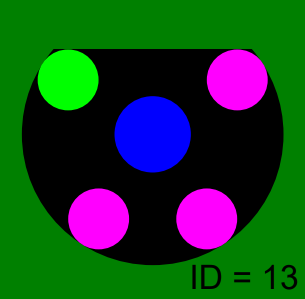
#> input picture img_5.png, 305 x 299 px
$ python find_pattern.py
#> lines starting #> are read from the running program, lines starting #| are printed output that depends on the picture; after the words box and inside, x2 and y2 are one past the last pixel; in counts of white or black regions, pixels touching at a corner belong together; long printed decimals are rounded
import cv2
import numpy as np
import math
from matplotlib import pyplot as plt
import imutils
from enum import Enum

SIZE = 0.000018
filename = "img_5.png"

# Predefined list of IDs based on circle color patterns
list_ids = {
    "P,P,G,P,B": 0,
    "G,P,G,P,B": 1,
    "G,G,G,P,B": 2,
    "P,G,G,P,B": 3,
    "P,P,P,G,B": 4,
    "G,P,P,G,B": 5,
    "G,G,P,G,B": 6,
    "P,G,P,G,B": 7,
    "G,G,G,G,B": 8,
    "P,P,P,P,B": 9,
    "P,P,G,G,B": 10,
    "G,G,P,P,B": 11,
    "G,P,G,G,B": 12,
    "G,P,P,P,B": 13,
    "P,G,G,G,B": 14,
    "P,G,P,P,B": 15,
}


class Position(Enum):
    FIRST = 0
    SECOND = 1
    THIRD = 2
    FOURTH = 3
    CENTER = 4


class Circle:
    def __init__(self, radius, color_name, center):
        self.radius = radius
        self.color = color_name
        self.x = center[0]
        self.y = center[1]


class Robot:
    def __init__(self, ID, center, angle):
        self.ID = ID
        self.center = center
        self.angle = angle


def get_color_name(h, s, v):
    pink_lower = np.array([140, 50, 50])
    pink_upper = np.array([170, 255, 255])
    green_lower = np.array([35, 50, 50])
    green_upper = np.array([85, 255, 255])
    blue_lower = np.array([100, 50, 50])
    blue_upper = np.array([130, 255, 255])

    if pink_lower[0] <= h <= pink_upper[0] and pink_lower[1] <= s <= pink_upper[1] and pink_lower[2] <= v <= pink_upper[
        2]:
        return "P"
    elif green_lower[0] <= h <= green_upper[0] and green_lower[1] <= s <= green_upper[1] and green_lower[2] <= v <= \
            green_upper[2]:
        return "G"
    elif blue_lower[0] <= h <= blue_upper[0] and blue_lower[1] <= s <= blue_upper[1] and blue_lower[2] <= v <= \
            blue_upper[2]:
        return "B"
    else:
        return "Unknown"


def find_id(circles):
    detected_colors = ["Unknown"] * 5  # Initialize list for the five positions

    average_center_x = np.mean([circle.x for circle in circles])
    average_center_y = np.mean([circle.y for circle in circles])
    CENTER_POSITION = (0, 0)

    for circle in circles:
        if circle.y < average_center_y:
            if circle.x < average_center_x:
                detected_colors[Position.FIRST.value] = circle.color
            else:
                detected_colors[Position.SECOND.value] = circle.color
        else:
            if circle.x < average_center_x:
                detected_colors[Position.THIRD.value] = circle.color
            else:
                detected_colors[Position.FOURTH.value] = circle.color

        if abs(circle.x - average_center_x) < circle.radius and abs(circle.y - average_center_y) < circle.radius:
            detected_colors[Position.CENTER.value] = circle.color
            CENTER_POSITION = (circle.x, circle.y)

    pattern = ",".join(detected_colors)
    pattern_id = list_ids.get(pattern, "Unknown")
    return pattern_id, pattern, CENTER_POSITION


img = cv2.imread(filename)
#> img is the input picture: shape (299, 305, 3); mean B, G, R 37.1, 68.6, 24.4
img_rgb = cv2.cvtColor(img, cv2.COLOR_BGR2RGB)
hsv = cv2.cvtColor(img, cv2.COLOR_BGR2HSV)
#> hsv: shape (299, 305, 3); mean H, S, V 51.8, 169, 105.7

plt.imshow(img_rgb)
plt.title("Original Image")
plt.show()

gray = cv2.cvtColor(img, cv2.COLOR_BGR2GRAY)
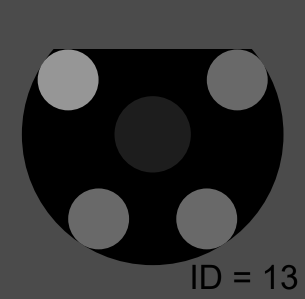
#> gray: shape (299, 305); min 0, max 150, mean 51.7
blurred = cv2.GaussianBlur(gray, (5, 5), 0)
thresh = cv2.adaptiveThreshold(blurred, 255, cv2.ADAPTIVE_THRESH_GAUSSIAN_C, cv2.THRESH_BINARY_INV, 11, 2)
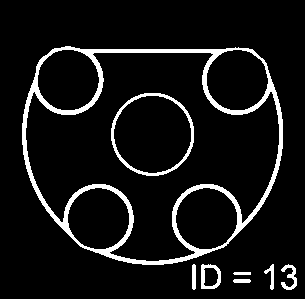
#> thresh: shape (299, 305); 8.2% white; 8 white regions, largest, box (x1, y1, x2, y2) and area: (22, 46, 283, 265) 5882, (111, 93, 194, 176) 808, (201, 264, 221, 289) 240
edged = cv2.Canny(thresh, 30, 100)
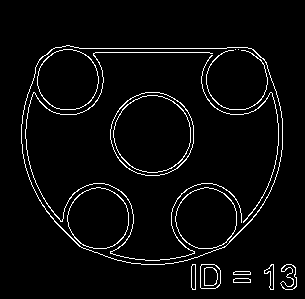
#> edged: shape (299, 305); 4.1% white in thin lines or dots, all inside (x1, y1, x2, y2) = (21, 45, 297, 290)

contours = cv2.findContours(edged.copy(), cv2.RETR_TREE, cv2.CHAIN_APPROX_SIMPLE)
#> contours = 31 contours, 2 with area under 20; largest, box (x1, y1, x2, y2) and area: (21, 45, 283, 265) 47866, (21, 45, 283, 265) 47781, (110, 92, 194, 176) 5468, (110, 92, 194, 176) 5428, (113, 95, 191, 173) 4658
contours = imutils.grab_contours(contours)
contours = sorted(contours, key=cv2.contourArea, reverse=True)[:10]
#> contours = 10 contours; largest, box (x1, y1, x2, y2) and area: (21, 45, 283, 265) 47866, (21, 45, 283, 265) 47781, (110, 92, 194, 176) 5468, (110, 92, 194, 176) 5428, (113, 95, 191, 173) 4658

screenCnt = None
list_approx = []

for c in contours:
    peri = cv2.arcLength(c, True)
    approx = cv2.approxPolyDP(c, SIZE * peri, True)
    list_approx.append(approx)
#> this loop made 10 passes
#> peri on passes 1 to 10: 834.9, 833.1, 276.4, 274, 255.9, 253.5, 203, 202.4, 202.2, 200.7
#> after the loop, list_approx has the same summary as contours

screenCnt = max(list_approx, key=cv2.contourArea) if list_approx else None
#> screenCnt = contour of 266 points, box (x1, y1, x2, y2) (21, 45, 283, 265), area 47866

if screenCnt is not None:
    img_contour = img_rgb.copy()
    cv2.drawContours(img_contour, [screenCnt], -1, (0, 0, 255), 3)
#> img_contour: shape (299, 305, 3); mean R, G, B 24.3, 65.5, 47.5
    plt.imshow(img_contour)
    plt.title("Detected Contour")
    plt.show()

    mask = np.zeros(gray.shape, np.uint8)
    cv2.drawContours(mask, [screenCnt], 0, 255, -1)
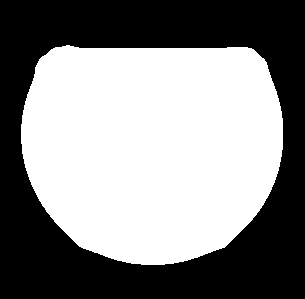
#> mask: shape (299, 305); 52.9% white; 1 black region, box (x1, y1, x2, y2) and area: (0, 0, 305, 299) 42955
    new_image = cv2.bitwise_and(img, img, mask=mask)

    masked_gray = cv2.cvtColor(new_image, cv2.COLOR_RGB2GRAY)
    edges = cv2.Canny(masked_gray, 50, 150, apertureSize=3)
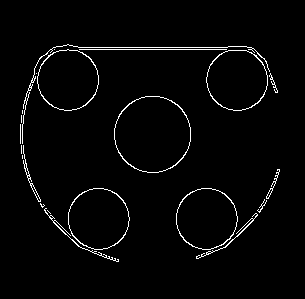
#> edges: shape (299, 305); 2.5% white in thin lines or dots, all inside (x1, y1, x2, y2) = (20, 44, 280, 262)

    lines = cv2.HoughLinesP(edges, 1, np.pi / 180, 100, minLineLength=50, maxLineGap=10)
#> lines = [[67, 49, 226, 49], [78, 47, 227, 47]]
    LINE_CENTER = (0, 0)
    if lines is not None:
        longest_line = max(lines, key=lambda line: np.linalg.norm((line[0][2] - line[0][0], line[0][3] - line[0][1])))
#> longest_line = [[67, 49, 226, 49]]
        x1, y1, x2, y2 = longest_line[0]
#> x1 = 67; y1 = 49; x2 = 226; y2 = 49
        cv2.line(img_rgb, (x1, y1), (x2, y2), (0, 255, 0), 2)

        center_x = (x1 + x2) // 2
#> center_x = 146
        center_y = (y1 + y2) // 2
#> center_y = 49
        LINE_CENTER = (center_x, center_y)
#> LINE_CENTER = (146, 49)
        cv2.circle(img_rgb, (center_x, center_y), 5, (255, 0, 0), -1)
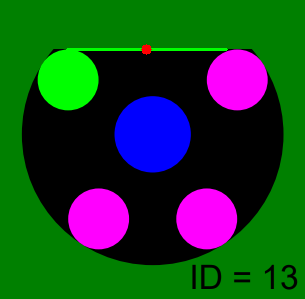
#> img_rgb: shape (299, 305, 3); mean R, G, B 24.6, 69.6, 37.1
        print(f"Center of the longest line: ({center_x}, {center_y})")
#| Center of the longest line: (146, 49)

    plt.imshow(img_rgb)
    plt.title("Detected Longest Line and Center")
    plt.show()

    circles = cv2.HoughCircles(masked_gray, cv2.HOUGH_GRADIENT, dp=1.2, minDist=20, param1=50, param2=30, minRadius=1,
                               maxRadius=100)
#> circles = [[151.8, 133.8, 38.44], [207, 219, 30.76], [97.8, 219, 31], [235.8, 79.8, 30.4], [67.8, 78.6, 29.68]]

    detected_circles = []

    if circles is not None:
        circles = np.round(circles[0, :]).astype("int")
#> circles = [[152, 134, 38], [207, 219, 31], [98, 219, 31], [236, 80, 30], [68, 79, 30]]
        for (x, y, r) in circles:
            color = get_color_name(hsv[y, x][0], hsv[y, x][1], hsv[y, x][2])
            detected_circles.append(Circle(r, color, (x, y)))
            print(f"Circle found at (x: {x}, y: {y}, radius: {r}), Color: {color}")

            cv2.circle(img_rgb, (x, y), r, (0, 255, 0), 2)
            cv2.circle(img_rgb, (x, y), 2, (255, 0, 0), 3)
#> this loop made 5 passes
#> (x, y, r) on passes 1 to 5: (152, 134, 38), (207, 219, 31), (98, 219, 31), (236, 80, 30), (68, 79, 30)
#| Circle found at (x: 152, y: 134, radius: 38), Color: B
#| Circle found at (x: 207, y: 219, radius: 31), Color: P
#| Circle found at (x: 98, y: 219, radius: 31), Color: P
#| Circle found at (x: 236, y: 80, radius: 30), Color: P
#| Circle found at (x: 68, y: 79, radius: 30), Color: G
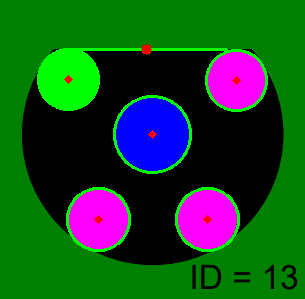
#> img_rgb: shape (299, 305, 3); 3.26% of pixels changed, all inside (x1, y1, x2, y2) = (37, 48, 268, 252)
#> after the loop, detected_circles = 5 items

    pattern_id, pattern, CENTER_POSITION = find_id(detected_circles)
#> in find_id, `average_center_x = np.mean([circle.x for circle in circles])`: average_center_x = 152.2
#> in find_id, `average_center_y = np.mean([circle.y for circle in circles])`: average_center_y = 146.2
#> the loop in find_id, `for circle in circles:` made 5 passes
#> CENTER_POSITION on pass 1: (152, 134)
#> after the loop in find_id, `for circle in circles:`: detected_colors = ['G', 'P', 'P', 'P', 'B']
#> in find_id, `pattern_id = list_ids.get(pattern, "Unknown")`: pattern_id = 13
#> pattern_id = 13; pattern = 'G,P,P,P,B'; CENTER_POSITION = (152, 134)
    print(f"Detected pattern: {pattern}, Pattern ID: {pattern_id}")
#| Detected pattern: G,P,P,P,B, Pattern ID: 13
    dx = CENTER_POSITION[0] - LINE_CENTER[0]
#> dx = 6
    dy = CENTER_POSITION[1] - LINE_CENTER[1]
#> dy = 85

    angle_radians = math.atan2(dy, dx)
#> angle_radians = 1.5
    angle_degrees = math.degrees(angle_radians)
#> angle_degrees = 85.96
    angle_degrees = (angle_degrees + 90) % 360 - 180
#> angle_degrees = -4.04
    robot = Robot(pattern_id, CENTER_POSITION, angle_degrees)
#> in __init__, `self.ID = ID`: self.ID = 13
#> in __init__, `self.center = center`: self.center = (152, 134)
#> in __init__, `self.angle = angle`: self.angle = -4.04

    print(f"Robot ID: {robot.ID}, Center: {robot.center}, Angle: {robot.angle}")
#| Robot ID: 13, Center: (152, 134), Angle: -4.038
    plt.imshow(img_rgb)
    plt.title("Detected Circles in Contour")
    plt.show()
else:
    print("No contour detected")

$ run again, with img.png copied over img_5.png
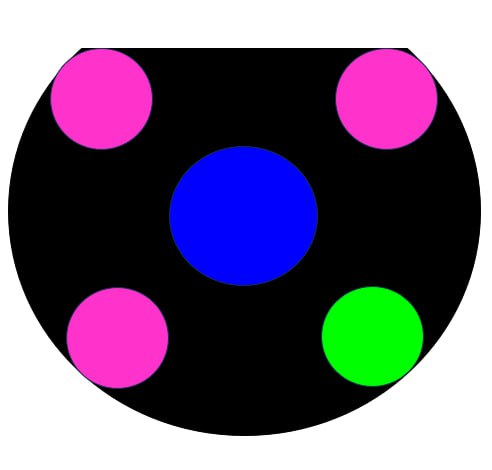
#> input picture img.png, 492 x 470 px
#> img is the input picture: shape (470, 492, 3); mean B, G, R 125, 100.2, 112.4
#> hsv: shape (470, 492, 3); mean H, S, V 33.6, 63.6, 138.8
#> `thresh = cv2.adaptiveThreshold(blurred, 255, cv2.ADAPTIVE_THRESH_GAUSS..`:
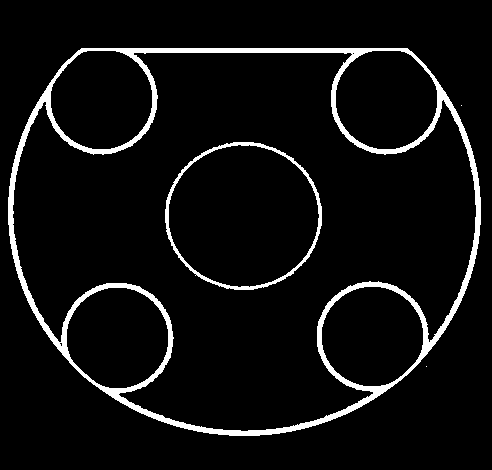
#> thresh: shape (470, 492); 6% white; 4 white regions (2 under 20 px), largest, box (x1, y1, x2, y2) and area: (8, 48, 481, 436) 12270, (165, 142, 322, 290) 1597
#> edged: shape (470, 492); 2.5% white in thin lines or dots, all inside (x1, y1, x2, y2) = (7, 47, 481, 436)
#> `contours = cv2.findContours(edged.copy(), cv2.RETR_TREE, cv2.CHAIN_APP..`: contours = 22 contours, 6 with area under 20; largest, box (x1, y1, x2, y2) and area: (7, 47, 481, 436) 153544, (7, 47, 481, 436) 153380, (164, 141, 322, 290) 18234, (164, 141, 322, 290) 18182, (168, 144, 319, 287) 16651
#> `contours = sorted(contours, key=cv2.contourArea, reverse=True)[:10]`: contours = 10 contours; largest, box (x1, y1, x2, y2) and area: (7, 47, 481, 436) 153544, (7, 47, 481, 436) 153380, (164, 141, 322, 290) 18234, (164, 141, 322, 290) 18182, (168, 144, 319, 287) 16651
#> the loop `for c in contours:` made 10 passes
#> peri on passes 1 to 8: 1481.2, 1478.9, 513.8, 507.5, 485.2, 482.9, 334, 332.4
#> after the loop `for c in contours:`: list_approx has the same summary as contours
#> screenCnt = contour of 508 points, box (x1, y1, x2, y2) (7, 47, 481, 436), area 153544
#> img_contour: shape (470, 492, 3); mean R, G, B 108.5, 96.2, 128.3
#> mask: shape (470, 492); 66.7% white; 1 black region, box (x1, y1, x2, y2) and area: (0, 0, 492, 470) 77040
#> edges: shape (470, 492); 2% white in thin lines or dots, all inside (x1, y1, x2, y2) = (6, 46, 482, 437)
#> lines = [[78, 48, 410, 48], [82, 46, 406, 46]]
#> longest_line = [[78, 48, 410, 48]]
#> x1 = 78; y1 = 48; x2 = 410; y2 = 48
#> center_x = 244
#> center_y = 48
#> LINE_CENTER = (244, 48)
#| Center of the longest line: (244, 48)
#> `circles = cv2.HoughCircles(masked_gray, cv2.HOUGH_GRADIENT, dp=1.2, mi..`: circles = [[385.8, 97.8, 50.32], [371.4, 336.6, 49.96], [246.6, 215.4, 69.64], [101.4, 97.8, 50.2], [115.8, 337.8, 50.92]]
#> `circles = np.round(circles[0, :]).astype("int")`: circles = [[386, 98, 50], [371, 337, 50], [247, 215, 70], [101, 98, 50], [116, 338, 51]]
#> the loop `for (x, y, r) in circles:` made 5 passes
#> (x, y, r) on passes 1 to 5: (386, 98, 50), (371, 337, 50), (247, 215, 70), (101, 98, 50), (116, 338, 51)
#> (printed output is left out)
#> after the loop `for (x, y, r) in circles:`:
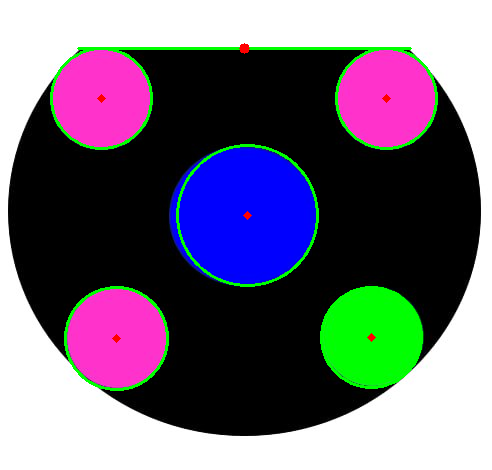
#> img_rgb: shape (470, 492, 3); mean R, G, B 110.5, 105, 122.1
#> after the loop `for (x, y, r) in circles:`: detected_circles = 5 items
#> average_center_x = 244.2
#> average_center_y = 217.2
#> the loop in find_id, `for circle in circles:` made 5 passes
#> CENTER_POSITION on pass 3: (247, 215)
#> after the loop in find_id, `for circle in circles:`: detected_colors = ['P', 'B', 'P', 'G', 'B']
#> in find_id, `pattern_id = list_ids.get(pattern, "Unknown")`: pattern_id = 'Unknown'
#> `pattern_id, pattern, CENTER_POSITION = find_id(detected_circles)`: pattern = 'P,B,P,G,B'; CENTER_POSITION = (247, 215)
#| Detected pattern: P,B,P,G,B, Pattern ID: Unknown
#> dx = 3
#> dy = 167
#> angle_radians = 1.55
#> `angle_degrees = math.degrees(angle_radians)`: angle_degrees = 88.97
#> `angle_degrees = (angle_degrees + 90) % 360 - 180`: angle_degrees = -1.03
#> self.center = (247, 215)
#> self.angle = -1.03
#| Robot ID: Unknown, Center: (247, 215), Angle: -1.029
